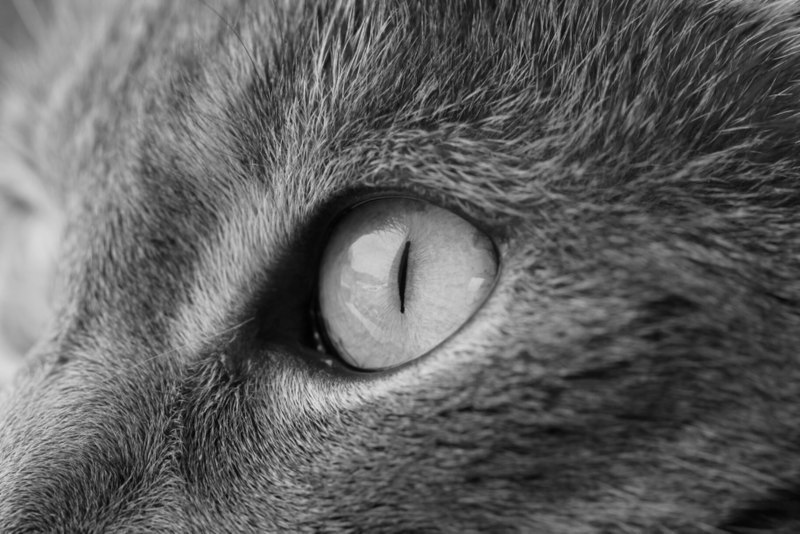
#> input picture grayscale/Grayscale_Cat.jpg, 800 x 534 px
$ jupyter execute --allow-errors 1_demosaic.ipynb
#> lines starting #> are read from the running program, lines starting #| are printed output that depends on the picture; long printed decimals are rounded
# 1. Jupyter Notebook and NumPy Warmup [20pts]

We will make extensive use of Python's numerical arrays (NumPy) and interactive plotting (Matplotlib) in Jupyter notebooks for the course assignments. The first part of this assignment is intended as a gentle warm up in case you haven't used these tools before. Start by reading through the following tutorials:

If you haven't used Jupyter before, a good place to start is with the introductory documentation here:

https://jupyter-notebook.readthedocs.io/en/stable/notebook.html#starting-the-notebook-server
https://nbviewer.jupyter.org/github/jupyter/notebook/blob/master/docs/source/examples/Notebook/Notebook%20Basics.ipynb
https://nbviewer.jupyter.org/github/jupyter/notebook/blob/master/docs/source/examples/Notebook/Running%20Code.ipynb

This page gives a good introduction to NumPy and many examples of using NumPy along with Matplotlib:

http://scipy-lectures.org/intro/numpy/array_object.html

You should also get comfortable with searching through the documentation as needed

https://docs.scipy.org/doc/numpy-1.13.0/reference/index.html

https://matplotlib.org/api/_as_gen/matplotlib.pyplot.html

---

---

Please enter your name and SID here (click cell to edit)

**Name:** Shengyuan Lu

**SID:** 93188958

---

### NumPy Array Operations

Describe in words what each of each of the following statements does and what the value of `result` will be (i.e. if you were to execute `print(result)`). You should do this with out actually executing the code but instead just looking it and refering to the NumPy documentation.

***
**[1.1]**

```
import numpy as np
a = np.arange(5,15)
result = a[::3]
```

Line 1. import numpy and give it an alternative name np

Line 2. create a numpy array a with start value 5 (inclusive), stop value 15 (not inclusive), and step value 1

Line 3. create a result array that references index 0, 3, 6, 9 of array a

result = [5 8 11 14]

***
**[1.2]**

```
a = np.arange(1,5)
result = a[::-1]
```

Line 1. create a numpy array a with start value 1 (inclusive), stop value 5 (not inclusive), and step value 1

Line 2. create a result array that references index 3,2,1,0 of array a

result = [4 3 2 1]

***
**[1.3]**

```
f = np.arange(1840,1860)
g = np.where(f>1850)
result = f[g]
```

Line 1. create a numpy array with start value 1840 (inclusive), stop value 1860 (not inclusive), and step value 1

Line 2. create a tuple of numpy array with the index of elements satisfied with the condition f > 1850

Line 3. create a result array with only elements whose index in g

result = [1851 1852 1853 1854 1855 1856 1857 1858 1859]

***
**[1.4]**

```
x = np.ones((1,10))
result = x.sum(axis=1)
```

Line 1. create a 2d numpy array x with 1 row. This row has 10 values, each value is 1

Line 2. sum the first row in x

result = [10.]

---

## NumPy Coding Exercises

Add or modify the code in the cells below as needed to carry out the following steps.

**[1.5]**

Use **matplotlib.pyplot.imread** to load in a grayscale image of your choice. If you don't have a grayscale image handy, load in a color image and then convert it to grayscale averaging together the three color channels (use **numpy.mean**).

Finally create an array A that contains the pixels in a 100x100 sub-region of your image and display the image in the notebook using the **matplotlib.pyplot.imshow** function.

**HINT:** When loading an image with **imread** it is important to example the data type of the returned array. Depending on the image it may be that `I.dtype = uint8` or `I.dtype = float32`. Integer values range in [0..255] while floating point values for an image will be in [0..1].  A simple approach is to always convert images to floats, this will avoid much confusion and potential bugs later on.

[cell 1]
import numpy as np
import matplotlib.pyplot as plt

#load an image
I = plt.imread('grayscale/Grayscale_Cat.jpg') # Source: wikipedia commons
#> I is the input picture: shape (534, 800); min 1, max 227, mean 96.2

#display the shape of the array and data type
print("I.shape=", I.shape, "\nI.dtype=",I.dtype)
#| I.shape= (534, 800)
#| I.dtype= uint8

#convert to float data type and scale to [0..1] if necessary
if (I.dtype == np.uint8):
    I = I.astype(float) / 256

#I.dtype should now be float

#if your image is color (shape HxWx3), convert to grayscale by averaging together R,G,B values

#display the image in the notebook using a grayscale colormap
plt.imshow(I, cmap=plt.cm.gray)

#force matplotlib to go ahead and display the plot now
# plt.show()

#select out a 100x100 pixel subregion of the image
A = I[300:400, 300:400]
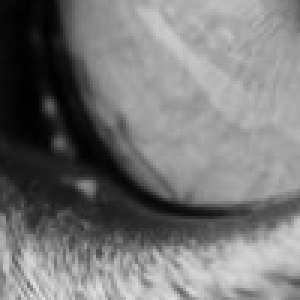
#> A: shape (100, 100) float64 (shown 3 times larger); min 0.00391, max 0.887, mean 0.467

#display the selected subregion
plt.imshow(A, cmap=plt.cm.gray)
plt.show()
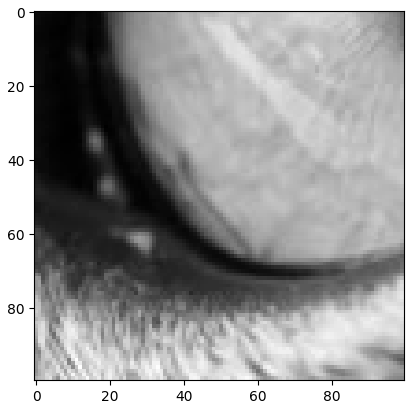
#> figure drawn by matplotlib, 1 panel

#display the selected subregion with brightness value altered
plt.imshow(0.1*A, cmap=plt.cm.gray)
plt.show()

***
**[1.6]**

In the cell below, describe what happens if you comment out the `plt.show()` lines?

How does the visualization of `A` change if you scale the brightness values (i.e. `plt.imshow(0.1*A,cmap=plt.cm.gray)`)?

Explain what is happening, referring to the **matplotlib** documentation as necessary (https://matplotlib.org/api/_as_gen/matplotlib.pyplot.html)

A sub-area of the grayscale image displayed on screen

There is no change when the brightness value is scaled

The image does not have RGB value. Thus scaling the brightness values have no effect on the result.

***
**[1.7]**

Write code in the cell below which
(a) puts the values of `A` into a singe 10,000-dimensional column vector `x`,
(b) sorts the entries in `x`, and
(c) visualizes the contents of the sorted vector `x` by using the **matplotlib.pyplot.plot** function

[cell 2]
x = A.ravel()
#> x = 10000 values, max 0.887 at index 9411, min 0.00391 at index 915, mean 0.467
x.sort()
x = x.reshape((-1, 1))
#> x = 10000 values from 0.00391 to 0.887

# print(x)
# print(x.shape)

plt.plot(x)
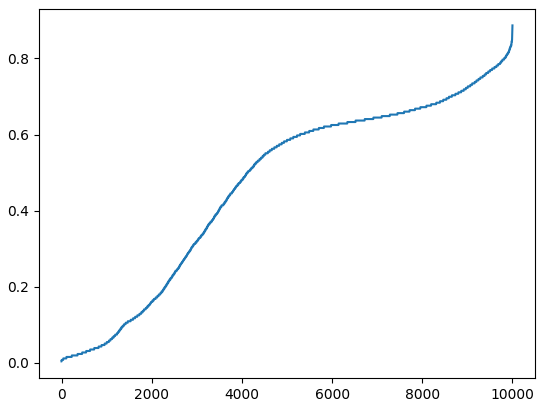
#> figure drawn by matplotlib, 1 panel; curve peaks at x = 9999, y = 0.887

***

**[1.8]**

Display a figure showing a histogram of the pixel intensities in `A` using **matplotlib.pyplot.hist**. Your histogram should have 16 bins. You will need to convert `A` to a vector in order for the histogram to display correctly (otherwise it will show 16 bars for each row of A)

[cell 3]
y = A.ravel()
#> y = 10000 values, max 0.887 at index 9411, min 0.00391 at index 915, mean 0.467
# print(y)
plt.hist(y, bins=16)
#> figure, not shown here; tallest bar 2255 high, from x = 0.611 to 0.666

***
**[1.9]**

Create and display a new (binary) image the same size as `A`, which is white wherever the intensity in `A` is greater than a threshold specified by a variable `t`, and black everywhere else.
Experiment in order to choose a value for the threshold which makes the image roughly half-white and half-black. Also print out the percentage of pixels which are black for your chosen threshold.

[cell 4]
A = I[300:400, 300:400]

z = np.zeros_like(A)

t = 0.6

z[A > t] = 1

num_black = np.count_nonzero(z == 0)

percentage = num_black / z.size

plt.imshow(z, cmap=plt.cm.gray)
plt.title('Black Pixels Percentage: ' + str("%.2f" % (percentage * 100))+'%')
plt.show()
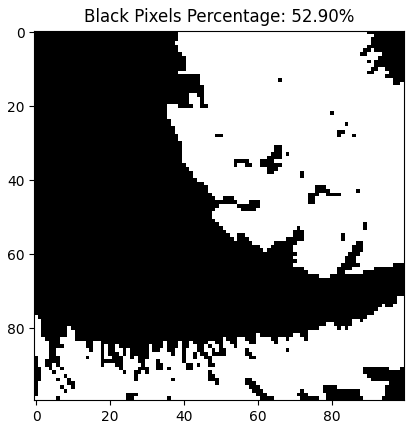
#> figure drawn by matplotlib, 1 panel

***
**[1.10]**

Generate a new grayscale image, which is the same as A, but with A's mean intensity value subtracted from each pixel. After subtracting the mean, set any negative values to 0 and display the result.

[cell 5]
B = A.copy()

mean = np.mean(A)
#> mean = 0.467

B = B - mean

B[B < 0] = 0
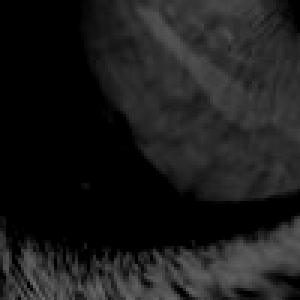
#> B: shape (100, 100) float64 (shown 3 times larger); min 0, max 0.419, mean 0.11

# print(B)

plt.imshow(B, cmap=plt.cm.gray)
plt.show()

***
**[1.11]**

Let `y` be a column vector: `y = [1, 2, 3, 4, 5, 6]` so that `y.shape = (6,1)`. Reshape the vector into a matrix `z` using the **numpy.array.reshape** and (**numpy.array.transpose** if necessary) to form a new matrix `z` whose first column is `[1, 2, 3]`, and whose second column is `[4, 5, 6]`. Print out the resulting array `z`

[cell 6]
y = np.array([1, 2, 3, 4, 5, 6])
y = y.reshape((-1, 1))

y = y.reshape((2,3))

z = np.transpose(y)

print(z)

***
**[1.12]**

Find the minimum value of `A`, if there are multple entries with the same minimum value it is fine to return the first one.  Set `r` to be the row in which it occurs and `c` to be the column. Print out `r`, `c`, and `A[r,c]`

[cell 7]
A = I[300:400, 300:400]

minimum = A.min()
#> minimum = 0.00391

# print('minimum found', minimum)

r = np.where(A == minimum)[0][0]
#> r = 9

c = np.where(A == minimum)[1][0]
#> c = 15

# print('position: ', np.where(A == minimum))

print('r: ',r)
#| r:  9
print('c: ',c)
#| c:  15
print('A[r,c]: ', A[r, c])
#| A[r,c]:  0.003906
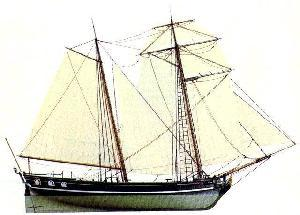
#> input picture averageimage_data/set1/im01.jpg, 300 x 215 px
#> further down, sample_img_set1 is the input picture: shape (215, 300, 3); mean R, G, B 223, 222, 209.5

***
**[1.13]**

Let v be the vector: `v = [1,8,8,2,1,3,9,8]`. Using the unique function, compute and print the total number of unique values that occur in `v`.

[cell 8]
v = np.array([1,8,8,2,1,3,9,8])

unique = np.unique(v)
# print(unique)
print('Total Num Of Unique Values: ', np.count_nonzero(unique))

***
# 2. Averaging Images [40pts]

In this exercise you will write code which loads a collection of images (which are all the same size), computes a pixelwise average of the images, and displays the resulting average.

***

Download the images provided on the Canvas course website for this assignment `averageimage_data.zip`. There are two sets, `set1` and `set2`. Notice that they are all the same size within a single set.

***

**[2.1]**

Write a function in the cell below that loads in one of the sets of images and computes their average. You can use the **os.listdir** to get the list of files in the directory. As you load in the images, you should compute an average image on the fly. Color images are represented by a 3-dimensional array of size (HxWx3) where the third dimension indexes the red, green and blue channels. You will want to compute a running average of the red, green and blue slices in order to get your final average color image.

You should encapsulate your code in a function called **average_image** that takes the image directory as an input and returns the average of the images in that directory. Your function should implement some error checking. Specifically your function should skip over any files in the directory that are not images (**plt.imread** will thrown an **OSError** if the file is not an image). It should ignore images that are not color images. Finally, it should also skip any images which are not the same height and width as the first color image you load in.

[cell 9]
#
# these are the only modules needed for problem #2
#
import numpy as np
import os
import matplotlib.pyplot as plt

def average_image(dirname):
    """
    Computes the average of all color images in a specified directory and returns the result.

    The function ignores any images that are not color images and ignores any images that are not
    the same size as the first color image you load in

    Parameters
    ----------
    dirname : str
        Directory to search for images

    Returns
    -------
    numpy.array (dtype=float)
        HxWx3 array containing the average of the images found

    """
#> called with dirname = 'averageimage_data/set1/'

    height = None
    width = None

    count = 0

    Iaverage = None

    for file in os.listdir(dirname):

        filename = os.path.join(dirname,file)

        if os.path.isfile(filename):

            try:
                I = plt.imread(filename)

                # convert to float data type and scale to [0..1] if necessary
                if (I.dtype == np.uint8):
                    I = I.astype(float) / 256
#> I: shape (215, 300, 3) float64

                # Test if image is color

                if len(I.shape) == 3:

                    h, w, l = I.shape
#> h = 215; w = 300; l = 3

                    # color
                    if height == None and width == None:

                        height = h
#> height = 215
                        width = w
#> width = 300

                        Iaverage = np.zeros_like(I)

                        Iaverage += I

                        count += 1

                    else:

                        if height != h or width != w:
                            print('Error: Image height or width not match the first!')

                            continue

                        else:
                            # Image is correct, process it ...

                            Iaverage += I

                            count += 1

                else:
                    print('Error: Image has NO color!')

                    continue


            except OSError:
                print('Error: Not image!')

                continue
#> pass 2 of the loop in average_image, `for file in os.listdir(dirname):`:
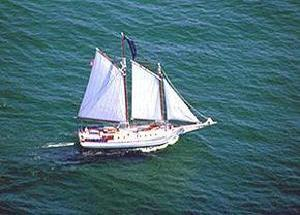
#> input picture averageimage_data/set1/im02.jpg, 300 x 215 px
#> in average_image, I is the input picture: shape (215, 300, 3); mean R, G, B 71.9, 108.1, 116.5
#> in average_image, `Iaverage += I`:
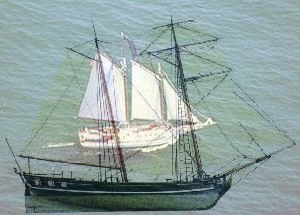
#> Iaverage: shape (215, 300, 3) float64; mean R, G, B 1.15, 1.29, 1.27; drawn with min black and max white
#> pass 3 of the loop in average_image, `for file in os.listdir(dirname):`:
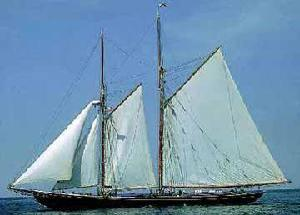
#> input picture averageimage_data/set1/im03.jpg, 300 x 215 px
#> in average_image, I is the input picture: shape (215, 300, 3); mean R, G, B 113.6, 147.3, 172.7
#> in average_image, `Iaverage += I`:
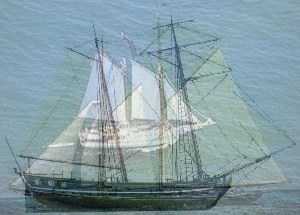
#> Iaverage: shape (215, 300, 3) float64; mean R, G, B 1.6, 1.86, 1.95; drawn with min black and max white

    Iaverage[:,:,0] /= count
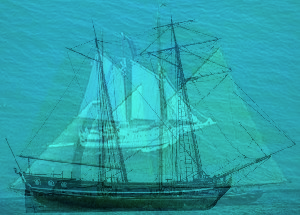
#> Iaverage: shape (215, 300, 3) float64; mean R, G, B 0.532, 1.86, 1.95; drawn with min black and max white
    Iaverage[:,:,1] /= count
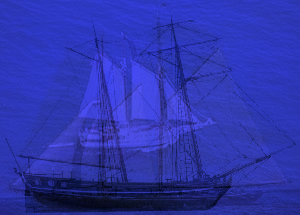
#> Iaverage: shape (215, 300, 3) float64; mean R, G, B 0.532, 0.622, 1.95; drawn with min black and max white
    Iaverage[:,:,2] /= count
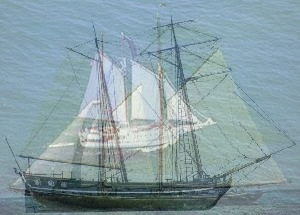
#> Iaverage: shape (215, 300, 3) float64; mean R, G, B 0.532, 0.622, 0.649

    return Iaverage

***
**[2.2]**

Write code below which calls your **average_image()** function twice, once for each set of images. Display the resulting average images. Also display a single example image from each set for comparison

[cell 10]
sample_img_set1 = plt.imread("averageimage_data/set1/im01.jpg")
plt.imshow(sample_img_set1)
plt.title('Sample Image of Ship Set')
plt.show()

Iav_set1 = average_image("averageimage_data/set1/")
plt.imshow(Iav_set1)
plt.title('Average Image of Ship Set')
plt.show()

sample_img_set2 = plt.imread("averageimage_data/set2/im01.jpg")
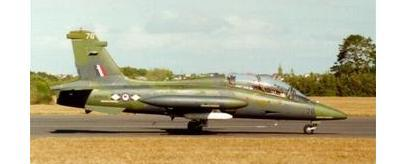
#> input picture averageimage_data/set2/im01.jpg, 398 x 164 px
#> sample_img_set2 is the input picture: shape (164, 398, 3); mean R, G, B 183.3, 176.7, 149.1
plt.imshow(sample_img_set2)
plt.title('Sample Image of Plane Set')
plt.show()

Iav_set2 = average_image("averageimage_data/set2/")
plt.imshow(Iav_set2)
plt.title('Average Image of Plane Set')
plt.show()
